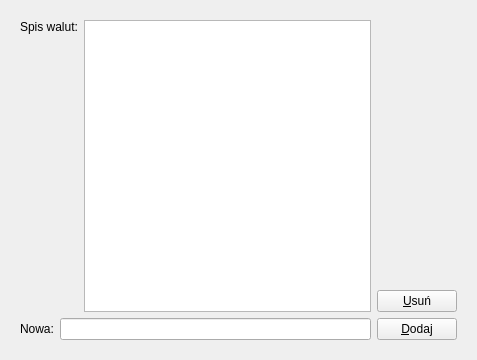
         <widget class="QWidget" name="currenList">
          <property name="geometry">
           <rect>
            <x>0</x>
            <y>0</y>
            <width>477</width>
            <height>360</height>
           </rect>
          </property>
          <attribute name="label">
           <string>Spis walut</string>
          </attribute>
          <layout class="QGridLayout" name="gridLayout_7">
           <item row="0" column="0">
            <widget class="QFrame" name="frame6">
             <property name="frameShape">
              <enum>QFrame::NoFrame</enum>
             </property>
             <property name="frameShadow">
              <enum>QFrame::Plain</enum>
             </property>
             <layout class="QGridLayout" name="_12">
              <item row="0" column="0">
               <layout class="QHBoxLayout" name="_13">
                <item>
                 <layout class="QVBoxLayout" name="_14">
                  <item>
                   <layout class="QHBoxLayout" name="_15">
                    <item>
                     <widget class="QLabel" name="textLabel1_3_3_4">
                      <property name="text">
                       <string>Spis walut:</string>
                      </property>
                      <property name="alignment">
                       <set>Qt::AlignTop</set>
                      </property>
                      <property name="wordWrap">
                       <bool>false</bool>
                      </property>
                     </widget>
                    </item>
                    <item>
                     <widget class="QListWidget" name="currencylBox"/>
                    </item>
                   </layout>
                  </item>
                  <item>
                   <layout class="QHBoxLayout" name="_16">
                    <item>
                     <widget class="QLabel" name="textLabel2_4_3_4">
                      <property name="text">
                       <string>Nowa:</string>
                      </property>
                      <property name="wordWrap">
                       <bool>false</bool>
                      </property>
                     </widget>
                    </item>
                    <item>
                     <widget class="QLineEdit" name="currencyEdit">
                      <property name="maxLength">
                       <number>3</number>
                      </property>
                     </widget>
                    </item>
                   </layout>
                  </item>
                 </layout>
                </item>
                <item>
                 <layout class="QVBoxLayout" name="_17">
                  <item>
                   <layout class="QVBoxLayout" name="_18"/>
                  </item>
                  <item>
                   <spacer>
                    <property name="orientation">
                     <enum>Qt::Vertical</enum>
                    </property>
                    <property name="sizeType">
                     <enum>QSizePolicy::Expanding</enum>
                    </property>
                    <property name="sizeHint" stdset="0">
                     <size>
                      <width>21</width>
                      <height>51</height>
                     </size>
                    </property>
                   </spacer>
                  </item>
                  <item>
                   <layout class="QVBoxLayout" name="_19">
                    <item>
                     <widget class="QPushButton" name="currencyDelBtn">
                      <property name="cursor">
                       <cursorShape>PointingHandCursor</cursorShape>
                      </property>
                      <property name="text">
                       <string>&amp;Usuń</string>
                      </property>
                      <property name="shortcut">
                       <string>Alt+U</string>
                      </property>
                     </widget>
                    </item>
                    <item>
                     <widget class="QPushButton" name="currencyAddBtn">
                      <property name="cursor">
                       <cursorShape>PointingHandCursor</cursorShape>
                      </property>
                      <property name="text">
                       <string>&amp;Dodaj</string>
                      </property>
                      <property name="shortcut">
                       <string>Alt+D</string>
                      </property>
                     </widget>
                    </item>
                   </layout>
                  </item>
                 </layout>
                </item>
               </layout>
              </item>
             </layout>
            </widget>
           </item>
          </layout>
         </widget>
